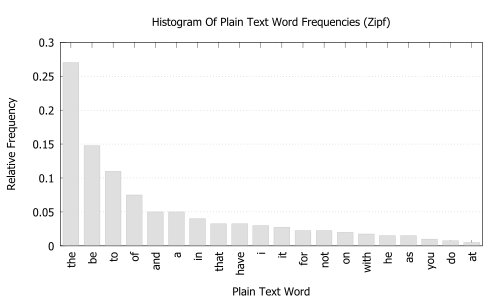

The script that drew this image:
set title "Histogram Of Plain Text Word Frequencies (Zipf)"
set xlabel "Plain Text Word"
set ylabel "Relative Frequency"
set boxwidth 0.75
set grid y
set xtics rotate
set ytics nomirror
set style fill solid border

plot "figure_2a.dat" u 0:($2/400):xtic(1) notitle w boxes fc rgb 'grey'

call "eps_export.plt" "figure_2a.eps"
call "pdf_export.plt" "figure_2a.pdf"
